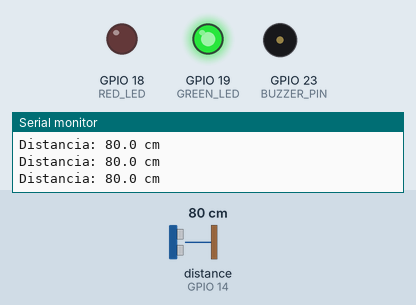
This sketch was run on a simulated ESP32. Parts: output pins drawn as LEDs (lit = HIGH), buzzer (waves = sounding), the last lines printed to the serial monitor. Wiring (inferred from the names in the program): ultrasonic range finder: trigger GPIO 12; echo GPIO 14. The test bench sets the inputs (shaded band); at power-on: distance to the obstacle (sensor on GPIO 14) 80 cm. The echo pulse lasts 58.3 µs per cm; pins used as bus, display or sensor lines are not drawn.

Above: at 1.2 s.
1.3 s: distance to the obstacle (sensor on GPIO 14) set to 12 cm
2.8 s: distance to the obstacle (sensor on GPIO 14) set to 9 cm
At 2.96 s:
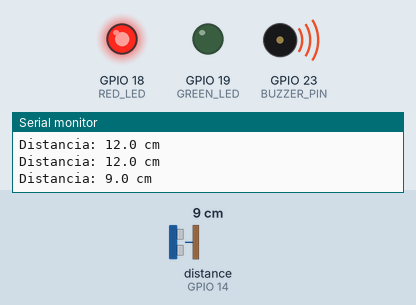
5.8 s: distance to the obstacle (sensor on GPIO 14) set to 18 cm
At 6.5 s:
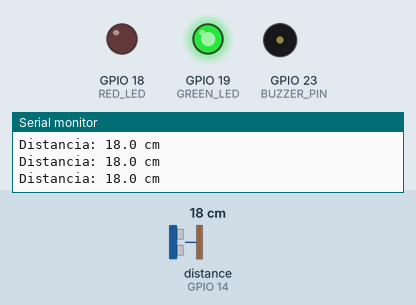
7.3 s: distance to the obstacle (sensor on GPIO 14) set to 2 cm
At 7.77 s:
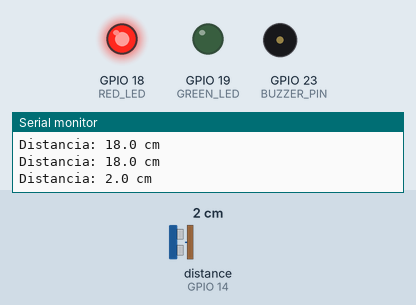
Timing chart, 0 to 11.3 s (numbered marks = the images above; inputs shaded):
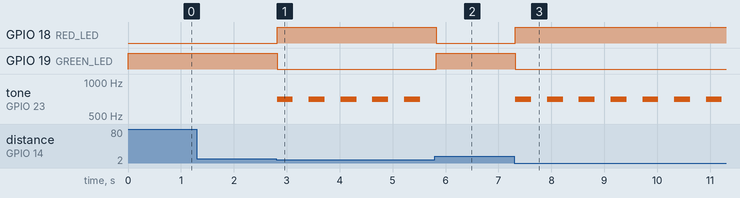

The sketch:

radar_esp32.ino
```cpp
#define TRIG_PIN 12
#define ECHO_PIN 14

#define BUZZER_PIN 23

#define RED_LED 18
#define GREEN_LED 19

#define DISTANCE_LIMIT 10.0

void setup() {
  Serial.begin(115200);

  pinMode(TRIG_PIN, OUTPUT);
  pinMode(ECHO_PIN, INPUT);
  pinMode(BUZZER_PIN, OUTPUT);
  pinMode(RED_LED, OUTPUT);
  pinMode(GREEN_LED, OUTPUT);

  digitalWrite(TRIG_PIN, LOW);
  digitalWrite(BUZZER_PIN, LOW);
  digitalWrite(RED_LED, LOW);
  digitalWrite(GREEN_LED, LOW);
}

float getDistance() {
  digitalWrite(TRIG_PIN, LOW);
  delayMicroseconds(2);
  digitalWrite(TRIG_PIN, HIGH);
  delayMicroseconds(10);
  digitalWrite(TRIG_PIN, LOW);

  long duration = pulseIn(ECHO_PIN, HIGH, 30000);
  if (duration == 0) {
    return -1.0;
  }

  return duration * 0.0343 / 2.0;
}

void loop() {
  float distance = getDistance();

  if (distance < 0) {
    Serial.println("Sin lectura");
    digitalWrite(RED_LED, LOW);
    digitalWrite(GREEN_LED, LOW);
    noTone(BUZZER_PIN);
    delay(100);
    return;
  }

  Serial.print("Distancia: ");
  Serial.print(distance, 1);
  Serial.println(" cm");

  if (distance > DISTANCE_LIMIT) {
    digitalWrite(GREEN_LED, HIGH);
    digitalWrite(RED_LED, LOW);
    noTone(BUZZER_PIN);
    delay(50);
  } else {
    digitalWrite(GREEN_LED, LOW);
    digitalWrite(RED_LED, HIGH);
    tone(BUZZER_PIN, 700);
    delay(300);
    noTone(BUZZER_PIN);
    delay(300);
  }
}
```

Measured:
- the behaviour switches between 11 and 10 cm on distance to the obstacle (sensor on GPIO 14) (found by bisection; images 0 and 1)
- after the input at 2.8 s, GPIO 18 (RED_LED): LOW → HIGH at once; GPIO 19 (GREEN_LED): HIGH → LOW at once; tone on GPIO 23 (BUZZER_PIN): alternates 700 Hz for 0.30 s and silent for 0.30 s, starting at once
- after the input at 5.8 s, GPIO 18 (RED_LED): HIGH → LOW at once; GPIO 19 (GREEN_LED): LOW → HIGH at once; tone on GPIO 23 (BUZZER_PIN): stops changing and stays silent
- after the input at 7.3 s, GPIO 18 (RED_LED): LOW → HIGH at once; GPIO 19 (GREEN_LED): HIGH → LOW at once; tone on GPIO 23 (BUZZER_PIN): alternates 700 Hz for 0.30 s and silent for 0.30 s, starting at once
